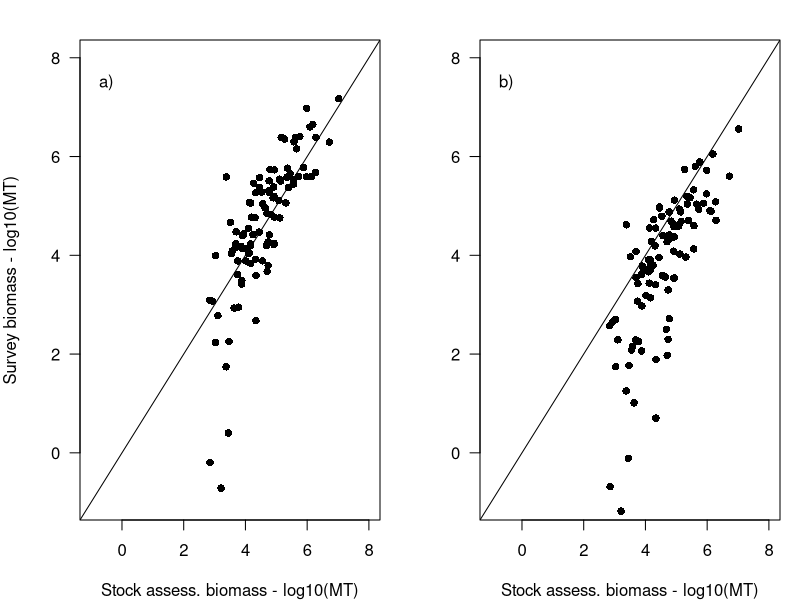
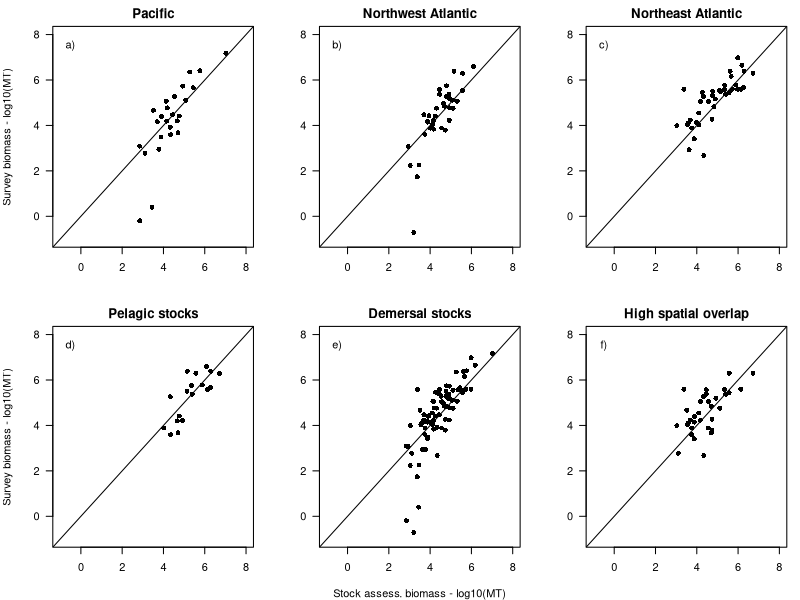

The R script that drew these images, in order:
################
### create figures for stock assessment comparison with trawl survey data
###
### 

stock <- read.csv("cleaned data/stock assessment comparison.csv",header=T)
colnames(stock)[23] <- "wt"
colnames(stock)[24] <- "wt_q"

#### all data
pdf("figures/Stock_ass_comparison.pdf",width=6.9,height=3.56)  
par(mfrow=c(1,2), mar=c(4, 4, 2, 1))

plot(log10(stock$biomass),log10(stock$wt_q),xlim=c(-1,8),ylim=c(-1,8),xlab="Stock assess. biomass - log10(MT)",
     ylab="Survey biomass - log10(MT)",main="",las=1,pch=16)
abline(0,1)
text(-0.5,7.5,"a)")
#points(log10(stock$biomass[stock$toanalyze <30]),log10(stock$wt_q[stock$toanalyze <30]),col="blue",pch=16)

plot(log10(stock$biomass),log10(stock$wt),xlim=c(-1,8),ylim=c(-1,8),xlab="Stock assess. biomass - log10(MT)",
     ylab="",main="",las=1,pch=16)
abline(0,1)
text(-0.5,7.5,"b)")

dev.off()

## per region
pdf("figures/Stock_ass_comparison_appendix.pdf",width=6.9,height=5)  
par(mfrow=c(2,3), mar=c(4, 4, 2, 1))
pac <- subset(stock,stock$region %in% c("US West Coast","Canada West Coast","US Alaska"))

plot(log10(pac$biomass),log10(pac$wt_q),xlim=c(-1,8),ylim=c(-1,8),xlab="",
     ylab="Survey biomass - log10(MT)",main="Pacific",las=1,pch=16)
abline(0,1)
text(-0.5,7.5,"a)")

EastC <- subset(stock,stock$region %in% c("US East Coast","Canada East Coast","US Southeast and Gulf"))
plot(log10(EastC$biomass),log10(EastC$wt_q),xlim=c(-1,8),ylim=c(-1,8),xlab="",
     ylab="",main="Northwest Atlantic",las=1,pch=16)
abline(0,1)
text(-0.5,7.5,"b)")

EU <- subset(stock,stock$region %in% c("European Union","Europe non EU"))
plot(log10(EU$biomass),log10(EU$wt_q),xlim=c(-1,8),ylim=c(-1,8),xlab="",
     ylab="",main="Northeast Atlantic",las=1,pch=16)
abline(0,1)
text(-0.5,7.5,"c)")

pel <- c("Bluefish Atlantic Coast",
         "Capelin Barents Sea",
         "Herring ICES 22-24-IIIa",
         "Herring Scotian Shelf and Bay of Fundy", 
         "Pacific herring Central Coast",
         "Herring Northern Irish Sea",
         "Herring IIIa, VIId and North Sea",
         "Atlantic herring Northwestern Atlantic Coast",
         "Pacific herring Prince Rupert District",
         "Pacific herring Haida Gwaii",
         "Herring ICES 28",
         "Herring ICES VIa",
         "Herring ICES VIa-VIIb-VIIc",
         "Pacific herring West Coast of Vancouver Island",
         "Spanish mackerel Southern Atlantic Coast",
         "Sprat ICES Baltic Areas 22-32",
         "Sprat North Sea",
         "Herring NAFO 4T fall and spring spawners")

pelstoc <- subset(stock,stock$stocklong %in% pel)

plot(log10(pelstoc$biomass),log10(pelstoc$wt_q),xlim=c(-1,8),ylim=c(-1,8),xlab="",
     ylab="Survey biomass - log10(MT)",main="Pelagic stocks",las=1,pch=16)
abline(0,1)
text(-0.5,7.5,"d)")

demstoc <- subset(stock,!(stock$stocklong %in% pel))
plot(log10(demstoc$biomass),log10(demstoc$wt_q),xlim=c(-1,8),ylim=c(-1,8),xlab="Stock assess. biomass - log10(MT)",
     ylab="",main="Demersal stocks",las=1,pch=16)
abline(0,1)
text(-0.5,7.5,"e)")

highoverlap <- subset(stock,stock$area_overlap_in_ocean >0.8)
plot(log10(highoverlap$biomass),log10(highoverlap$wt_q),xlim=c(-1,8),ylim=c(-1,8),xlab="",
     ylab="",main="High spatial overlap",las=1,pch=16)
abline(0,1)
text(-0.5,7.5,"f)")

dev.off()

